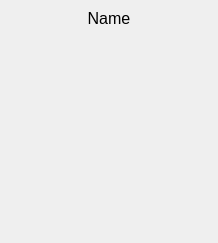
<?xml version="1.0" encoding="UTF-8"?>
<ui version="4.0">
 <class>ConfigMobileWidget</class>
 <widget class="QWidget" name="ConfigMobileWidget">
  <property name="geometry">
   <rect>
    <x>0</x>
    <y>0</y>
    <width>218</width>
    <height>237</height>
   </rect>
  </property>
  <property name="sizePolicy">
   <sizepolicy hsizetype="Preferred" vsizetype="Preferred">
    <horstretch>0</horstretch>
    <verstretch>0</verstretch>
   </sizepolicy>
  </property>
  <property name="windowTitle">
   <string>Form</string>
  </property>
  <layout class="QVBoxLayout" name="verticalLayout">
   <property name="leftMargin">
    <number>0</number>
   </property>
   <property name="topMargin">
    <number>0</number>
   </property>
   <property name="rightMargin">
    <number>0</number>
   </property>
   <property name="bottomMargin">
    <number>0</number>
   </property>
   <item>
    <widget class="QFrame" name="frame">
     <property name="frameShape">
      <enum>QFrame::NoFrame</enum>
     </property>
     <property name="frameShadow">
      <enum>QFrame::Sunken</enum>
     </property>
     <layout class="QVBoxLayout" name="verticalLayout_2">
      <item>
       <widget class="QLabel" name="lbName">
        <property name="font">
         <font>
          <pointsize>12</pointsize>
         </font>
        </property>
        <property name="text">
         <string>Name</string>
        </property>
        <property name="alignment">
         <set>Qt::AlignCenter</set>
        </property>
       </widget>
      </item>
      <item>
       <widget class="QLabel" name="lbImage">
        <property name="minimumSize">
         <size>
          <width>200</width>
          <height>200</height>
         </size>
        </property>
        <property name="maximumSize">
         <size>
          <width>300</width>
          <height>300</height>
         </size>
        </property>
        <property name="text">
         <string/>
        </property>
        <property name="pixmap">
         <pixmap resource="Res.qrc">:/res/qr_code.png</pixmap>
        </property>
        <property name="scaledContents">
         <bool>true</bool>
        </property>
        <property name="alignment">
         <set>Qt::AlignCenter</set>
        </property>
       </widget>
      </item>
     </layout>
    </widget>
   </item>
  </layout>
 </widget>
 <resources>
  <include location="Res.qrc"/>
 </resources>
 <connections/>
</ui>
